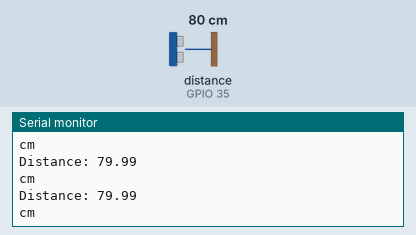
A sketch run on a simulated ESP32. Parts: the last lines printed to the serial monitor. Wiring (inferred from the names in the program): ultrasonic range finder: trigger GPIO 32; echo GPIO 35. The inputs (shaded band) are chosen by the test bench; at power-on: distance to the obstacle (sensor on GPIO 35) 80 cm. The echo pulse lasts 58.3 µs per cm.

Above: at 1.2 s.
1.3 s: distance to the obstacle (sensor on GPIO 35) set to 2 cm
At 1.71 s:
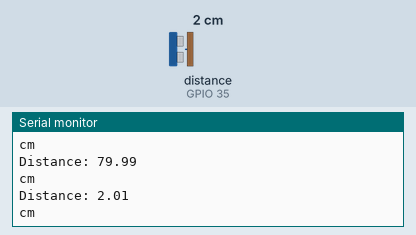
2.8 s: distance to the obstacle (sensor on GPIO 35) set to 4 cm
At 3.22 s:
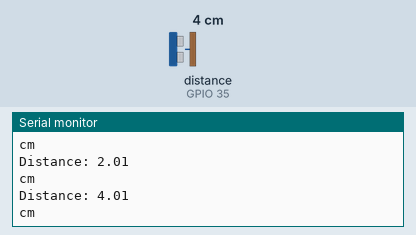
Timing chart, 0 to 5.8 s (numbered marks = the images above; inputs shaded):
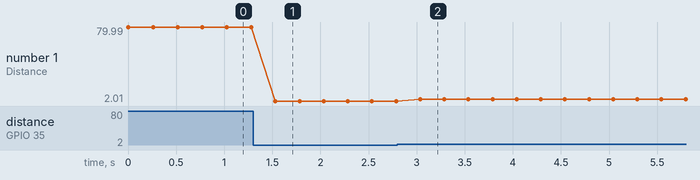

Measured:
- after the input at 1.3 s, the serial monitor: prints a new line after 0.23 s (image 1)
- after the input at 2.8 s, the serial monitor: prints a new line after 0.24 s (image 2)
- plotted number 1: 79.99 → 2.01 after the input at 1.3 s, 2.01 → 4.01 after the input at 2.8 s

The sketch:

Ultrasonic_sensor.ino
```cpp
#include <HCSR04.h>

const int trigPin = 32;
const int echoPin = 35;

float duration, cm;

void setup() {
	Serial.begin(115200);
  pinMode(trigPin, OUTPUT);
	pinMode(echoPin, INPUT);

}


void loop() {
	digitalWrite(trigPin, LOW);
	delayMicroseconds(5);
	digitalWrite(trigPin, HIGH);
	delayMicroseconds(10);
	digitalWrite(trigPin, LOW);

  duration = pulseIn(echoPin, HIGH);

  cm = (duration*.0343)/2;

  Serial.print("Distance: ");
	Serial.println(cm);
  Serial.println("cm");
	delay(250);
}
```
